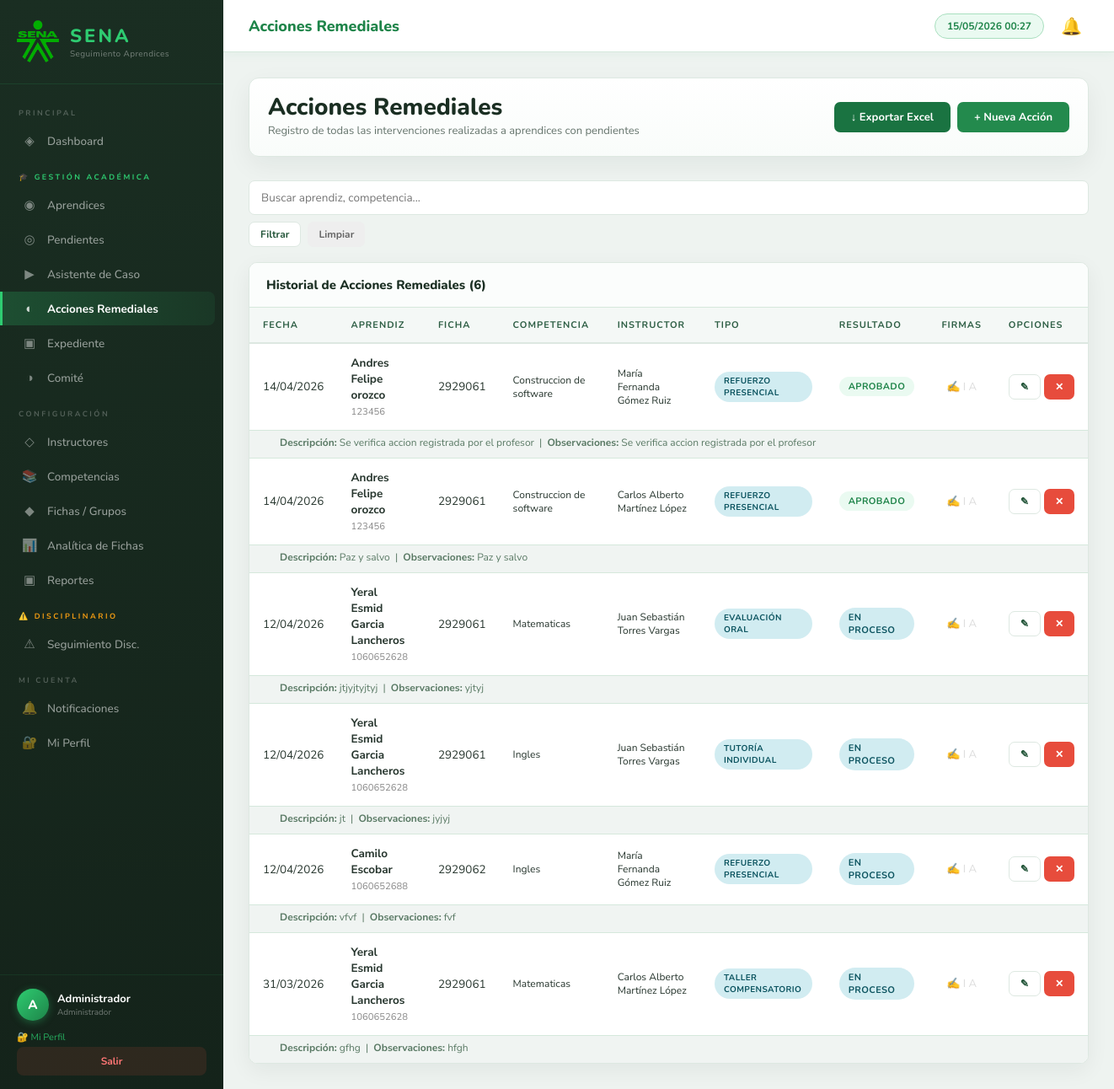
/pages/acciones.php (signed in), run on the app's committed database.
### tables this page shows
CREATE TABLE `acciones_remediales` (
  `id` int(11) NOT NULL,
  `pendiente_id` int(11) NOT NULL,
  `instructor_id` int(11) NOT NULL COMMENT 'Instructor que realizó la acción',
  `fecha_accion` date NOT NULL,
  `tipo_accion` enum('Refuerzo presencial','Tutoría individual','Taller compensatorio','Trabajo práctico','Evaluación oral','Otro') NOT NULL,
  `descripcion` text NOT NULL,
  `resultado` enum('Aprobado','No aprobado','En proceso') DEFAULT 'En proceso',
  `novedad_aprobacion` tinyint(1) DEFAULT 0 COMMENT 'Si el instructor registró novedad de aprobación',
  `observaciones` text DEFAULT NULL,
  `created_at` timestamp NOT NULL DEFAULT current_timestamp(),
  `firma_instructor` mediumtext DEFAULT NULL,
  `firma_aprendiz` mediumtext DEFAULT NULL
);

CREATE TABLE `aprendices` (
  `id` int(11) NOT NULL,
  `nombres` varchar(100) NOT NULL,
  `apellidos` varchar(100) NOT NULL,
  `documento` varchar(20) NOT NULL,
  `tipo_documento` enum('CC','TI','CE','Pasaporte') DEFAULT 'CC',
  `email` varchar(120) DEFAULT NULL,
  `telefono` varchar(20) DEFAULT NULL,
  `ficha_id` int(11) NOT NULL,
  `estado` enum('Activo','Retiro Voluntario','Cancelado','Aplazado','Egresado') DEFAULT 'Activo',
  `created_at` timestamp NOT NULL DEFAULT current_timestamp()
);

CREATE TABLE `fichas` (
  `id` int(11) NOT NULL,
  `numero_ficha` varchar(20) NOT NULL,
  `programa_id` int(11) NOT NULL,
  `gestor_id` int(11) DEFAULT NULL,
  `fecha_inicio` date NOT NULL,
  `fecha_fin_lectiva` date DEFAULT NULL,
  `jornada` enum('Diurna','Nocturna','Madrugada','Mixta') DEFAULT 'Diurna',
  `activa` tinyint(1) DEFAULT 1,
  `created_at` timestamp NOT NULL DEFAULT current_timestamp()
);

CREATE TABLE `competencias` (
  `id` int(11) NOT NULL,
  `nombre` varchar(250) NOT NULL,
  `codigo` varchar(30) DEFAULT NULL,
  `programa_id` int(11) NOT NULL,
  `trimestre` tinyint(4) NOT NULL COMMENT 'Trimestre en que normalmente se dicta',
  `horas` int(11) DEFAULT 0,
  `activa` tinyint(1) DEFAULT 1
);

### includes/auth.php (called while the page is built, shortened)
<?php
function getCurrentUser(): array {
    return $_SESSION['user'] ?? [];
}
function hasRole(array $roles): bool {
    return in_array($_SESSION['user']['rol'] ?? '', $roles);
}
function sanitize(string $val): string {
    return htmlspecialchars(trim($val), ENT_QUOTES, 'UTF-8');
}

### pages/acciones.php (the view, shortened to what this page needs)
<?php
require_once __DIR__ . '/../includes/auth.php';
$pageTitle = 'Acciones Remediales';
$db  = getDB();
$ff  = filtroFichas($db, 'a');
$whereC = !empty($ff['params']) ? '(' . $ff['sql'] . ')' : '1=1';
$params = $ff['params'];
$search = trim($_GET['q'] ?? '');
$page  = max(1,(int)($_GET['p']??1));
$limit = 20; $offset = ($page-1)*$limit;
$cnt = $db->prepare("SELECT COUNT(*) FROM acciones_remediales ar JOIN pendientes_aprendices pa ON pa.id=ar.pendiente_id JOIN aprendices a ON a.id=pa.aprendiz_id JOIN competencias c ON c.id=pa.competencia_id WHERE $whereC");
$cnt->execute($params); $total = $cnt->fetchColumn(); $pages = ceil($total/$limit);
$stmt = $db->prepare("
    SELECT ar.*, CONCAT(a.nombres,' ',a.apellidos) AS aprendiz_nombre, a.documento,
           c.nombre AS competencia_nombre, f.numero_ficha,
           CONCAT(i.nombres,' ',i.apellidos) AS instructor_nombre
    FROM acciones_remediales ar
    JOIN pendientes_aprendices pa ON pa.id=ar.pendiente_id
    JOIN aprendices a ON a.id=pa.aprendiz_id
    JOIN fichas f ON f.id=a.ficha_id
    JOIN competencias c ON c.id=pa.competencia_id
    JOIN instructores i ON i.id=ar.instructor_id
    WHERE $whereC ORDER BY ar.fecha_accion DESC, ar.created_at DESC
    LIMIT $limit OFFSET $offset
");
$stmt->execute($params);
$acciones = $stmt->fetchAll();
require_once __DIR__ . '/../includes/header.php';
?>
<div class="page-header">
    <div>
        <div class="page-title">Acciones Remediales</div>
        <div class="page-subtitle">Registro de todas las intervenciones realizadas a aprendices con pendientes</div>
    </div>
    <div style="display:flex;gap:8px;flex-wrap:wrap">
        <a href="<?= BASE_URL ?>/ajax/exportar_excel.php?tipo=acciones" class="btn btn-excel">↓ Exportar Excel</a>
        <button class="btn btn-primary" onclick="openModal('modalAccion')">+ Nueva Acción</button>
    </div>
</div>
<div style="margin-bottom:18px">
    <form method="GET" style="display:flex;gap:8px;flex-wrap:wrap">
        <input type="text" name="q" class="search-input" placeholder="Buscar aprendiz, competencia..." value="<?= sanitize($search) ?>">
        <button type="submit" class="btn btn-secondary btn-sm">Filtrar</button>
        <a href="acciones.php" class="btn btn-sm" style="background:#eee;color:#666">Limpiar</a>
    </form>
</div>
<div class="table-card">
    <div class="table-card-header">
        <div class="table-card-title">Historial de Acciones Remediales (<?= $total ?>)</div>
    </div>
    <div class="table-wrapper">
        <table>
            <thead><tr><th>Fecha</th><th>Aprendiz</th><th>Ficha</th><th>Competencia</th><th>Instructor</th><th>Tipo</th><th>Resultado</th><th>Firmas</th><th>Opciones</th></tr></thead>
            <tbody>
            <?php if (empty($acciones)): ?>
                <tr><td colspan="9"><div class="empty-state"><div class="icon">◐</div><p>No hay acciones remediales registradas.</p></div></td></tr>
            <?php else: foreach ($acciones as $ac):
                $resCls = match($ac['resultado']) { 'Aprobado'=>'badge-superado','No aprobado'=>'badge-pendiente',default=>'badge-proceso' }; ?>
                <tr>
                    <td><?= date('d/m/Y', strtotime($ac['fecha_accion'])) ?></td>
                    <td><strong><?= sanitize($ac['aprendiz_nombre']) ?></strong><br><small style="color:#888"><?= sanitize($ac['documento']) ?></small></td>
                    <td><?= sanitize($ac['numero_ficha']) ?></td>
                    <td style="font-size:12px"><?= sanitize($ac['competencia_nombre']) ?></td>
                    <td style="font-size:12px"><?= sanitize($ac['instructor_nombre']) ?></td>
                    <td><span class="badge badge-proceso" style="font-size:10px"><?= sanitize($ac['tipo_accion']) ?></span></td>
                    <td><span class="badge <?= $resCls ?>"><?= sanitize($ac['resultado']) ?></span></td>
                    <td style="text-align:center;font-size:13px">
                        <?= ($ac['firma_instructor'] ?? '') ? '<span style="color:var(--verde)" title="Instructor firmó">✍ I</span>' : '<span style="color:#ddd">✍ I</span>' ?>
                        <?= ($ac['firma_aprendiz']   ?? '') ? '<span style="color:var(--verde)" title="Aprendiz firmó"> A</span>' : '<span style="color:#ddd"> A</span>' ?>
                    </td>
                    <td>
                        <div style="display:flex;gap:4px">
                            <button onclick='editAccion(<?= json_encode($ac, JSON_HEX_TAG|JSON_HEX_APOS|JSON_HEX_QUOT) ?>)' class="btn btn-sm btn-secondary">✎</button>
                            <button onclick='confirmDelete("acciones.php?action=delete&id=<?=$ac['id']?>","esta acción remedial")' class="btn btn-sm btn-danger">✕</button>
                        </div>
                    </td>
                </tr>
                <?php if ($ac['descripcion']): ?>
                <tr style="background:var(--gris-bg)">
                    <td colspan="9" style="padding:6px 16px 10px 36px;font-size:12px;color:var(--gris-text)">
                        <strong>Descripción:</strong> <?= sanitize($ac['descripcion']) ?>
                        <?php if ($ac['observaciones']): ?> &nbsp;|&nbsp; <strong>Observaciones:</strong> <?= sanitize($ac['observaciones']) ?><?php endif; ?>
                    </td>
                </tr>
                <?php endif; ?>
            <?php endforeach; endif; ?>
            </tbody>
        </table>
    </div>
</div>
<?php require_once __DIR__ . '/../includes/footer.php'; ?>

### includes/header.php (shortened to what this page needs)
<?php
require_once __DIR__ . '/notificaciones.php';
$user = getCurrentUser();
$currentPage = basename($_SERVER['PHP_SELF'], '.php');
?>
<!DOCTYPE html>
<html lang="es">
<head>
    <link rel="stylesheet" href="<?= BASE_URL ?>/assets/css/main.css">
</head>
<body>
<aside class="sidebar" id="sidebar">
    <div class="sidebar-logo">
        <div class="sena-icon">
            <img class="img" src="<?= BASE_URL ?>/image/logoSena.png" alt="">
        </div>
        <div class="sena-text">
            <span class="sena-name">SENA</span>
            <span class="sena-sub">Seguimiento Aprendices</span>
        </div>
    </div>
    <nav class="sidebar-nav">
        <div class="nav-section-title">Principal</div>
        <a href="<?= BASE_URL ?>/pages/dashboard.php" class="nav-item <?= $currentPage === 'dashboard' ? 'active' : '' ?>">
            <span class="nav-icon">◈</span>
            <span>Dashboard</span>
        </a>
        <div class="nav-section-title academico">🎓 Gestión Académica</div>
        <a href="<?= BASE_URL ?>/pages/aprendices.php" class="nav-item <?= $currentPage === 'aprendices' ? 'active' : '' ?>">
            <span class="nav-icon">◉</span>
            <span>Aprendices</span>
        </a>
        <a href="<?= BASE_URL ?>/pages/pendientes.php" class="nav-item <?= $currentPage === 'pendientes' ? 'active' : '' ?>">
            <span class="nav-icon">◎</span>
            <span>Pendientes</span>
        </a>
        <a href="<?= BASE_URL ?>/pages/asistente_caso.php" class="nav-item <?= $currentPage === 'asistente_caso' ? 'active' : '' ?>">
            <span class="nav-icon">▶</span>
            <span>Asistente de Caso</span>
        </a>
        <a href="<?= BASE_URL ?>/pages/acciones.php" class="nav-item <?= $currentPage === 'acciones' ? 'active' : '' ?>">
            <span class="nav-icon">◐</span>
            <span>Acciones Remediales</span>
        </a>
        <a href="<?= BASE_URL ?>/pages/expediente.php" class="nav-item <?= $currentPage === 'expediente' ? 'active' : '' ?>">
            <span class="nav-icon">▣</span>
            <span>Expediente</span>
        </a>
        <a href="<?= BASE_URL ?>/pages/comite.php" class="nav-item <?= $currentPage === 'comite' ? 'active' : '' ?>">
            <span class="nav-icon">◑</span>
            <span>Comité</span>
        </a>
        <div class="nav-section-title">Configuración</div>
        <a href="<?= BASE_URL ?>/pages/instructores.php" class="nav-item <?= $currentPage === 'instructores' ? 'active' : '' ?>">
            <span class="nav-icon">◇</span>
            <span>Instructores</span>
        </a>
        <a href="<?= BASE_URL ?>/pages/competencias.php" class="nav-item <?= $currentPage === 'competencias' ? 'active' : '' ?>">
            <span class="nav-icon">📚</span>
            <span>Competencias</span>
        </a>
        <a href="<?= BASE_URL ?>/pages/fichas.php" class="nav-item <?= $currentPage === 'fichas' ? 'active' : '' ?>">
            <span class="nav-icon">◆</span>
            <span>Fichas / Grupos</span>
        </a>
        <a href="<?= BASE_URL ?>/pages/codigos_barras.php" class="nav-item <?= $currentPage === 'codigos_barras' ? 'active' : '' ?>">
            <span class="nav-icon">📊</span>
            <span>Analítica de Fichas</span>
        </a>
        <?php if (hasRole(['Administrador','Coordinador'])): ?>
        <a href="<?= BASE_URL ?>/pages/reportes.php" class="nav-item <?= $currentPage === 'reportes' ? 'active' : '' ?>">
            <span class="nav-icon">▣</span>
            <span>Reportes</span>
        </a>
        <?php endif; ?>
        <div class="nav-section-title disciplinario">⚠️ Disciplinario</div>
        <a href="<?= BASE_URL ?>/pages/disciplinario.php" class="nav-item <?= $currentPage === 'disciplinario' ? 'active' : '' ?>">
            <span class="nav-icon">⚠</span>
            <span>Seguimiento Disc.</span>
        </a>
        <div class="nav-section-title">Mi Cuenta</div>
        <a href="<?= BASE_URL ?>/pages/notificaciones.php" class="nav-item <?= $currentPage === 'notificaciones' ? 'active' : '' ?>">
            <span class="nav-icon">🔔</span>
            <span>Notificaciones</span>
        </a>
        <a href="<?= BASE_URL ?>/pages/perfil.php" class="nav-item <?= $currentPage === 'perfil' ? 'active' : '' ?>">
            <span class="nav-icon">🔐</span>
            <span>Mi Perfil</span>
        </a>
    </nav>
    <div class="sidebar-footer">
        <div class="user-info">
            <div class="user-avatar"><?= strtoupper(substr($user['nombres'] ?? 'U', 0, 1)) ?></div>
            <div>
                <div class="user-name"><?= sanitize($user['nombres'] ?? '') ?></div>
                <div class="user-role"><?= sanitize($user['rol'] ?? '') ?></div>
            </div>
        </div>
        <a href="<?= BASE_URL ?>/pages/perfil.php" style="font-size:11px;color:var(--verde);text-decoration:none;display:block;margin-bottom:4px">🔐 Mi Perfil</a>
        <a href="<?= BASE_URL ?>/logout.php" class="logout-btn">Salir</a>
    </div>
</aside>
<main class="main-content">
    <div class="topbar">
        <div class="topbar-title"><?= $pageTitle ?? APP_NAME ?></div>
        <div class="topbar-right">
            <span class="badge-fecha"><?= date('d/m/Y H:i') ?></span>
            <div style="position:relative">
                <button id="btnCampanita" onclick="toggleCampanita()"
                    style="position:relative;background:none;border:none;cursor:pointer;font-size:20px;padding:4px 8px;color:var(--verde-dark);line-height:1">
                    🔔
                </button>
            </div>
        </div>
    </div>
    <div class="content-area">

### includes/footer.php (shortened to what this page needs)
    </div>
</main>
</body>
</html>

### data on the page
acciones_remediales: fecha_accion "14/04/2026", aprendiz_nombre "Andres Felipe orozco", aprendices.documento "123456", fichas.numero_ficha "2929061", competencias.nombre "Construccion de software", instructor_nombre "María Fernanda Gómez Ruiz", tipo_accion "REFUERZO PRESENCIAL", resultado "APROBADO", shows "✍ I", descripcion "Se verifica accion registrada por el profesor", observaciones "Se verifica accion registrada por el profesor"
acciones_remediales: fecha_accion "14/04/2026", aprendiz_nombre "Andres Felipe orozco", aprendices.documento "123456", fichas.numero_ficha "2929061", competencias.nombre "Construccion de software", instructor_nombre "Carlos Alberto Martínez López", tipo_accion "REFUERZO PRESENCIAL", resultado "APROBADO", shows "✍ I", descripcion "Paz y salvo", observaciones "Paz y salvo"
acciones_remediales: fecha_accion "12/04/2026", aprendiz_nombre "Yeral Esmid Garcia Lancheros", aprendices.documento "1060652628", fichas.numero_ficha "2929061", competencias.nombre "Matematicas", instructor_nombre "Juan Sebastián Torres Vargas", tipo_accion "EVALUACIÓN ORAL", resultado "EN PROCESO", shows "✍ I", descripcion "jtjyjtyjtyj", observaciones "yjtyj"
acciones_remediales: fecha_accion "12/04/2026", aprendiz_nombre "Yeral Esmid Garcia Lancheros", aprendices.documento "1060652628", fichas.numero_ficha "2929061", competencias.nombre "Ingles", instructor_nombre "Juan Sebastián Torres Vargas", tipo_accion "TUTORÍA INDIVIDUAL", resultado "EN PROCESO", shows "✍ I", descripcion "jt", observaciones "jyjyj"
acciones_remediales: fecha_accion "12/04/2026", aprendiz_nombre "Camilo Escobar", aprendices.documento "1060652688", fichas.numero_ficha "2929062", competencias.nombre "Ingles", instructor_nombre "María Fernanda Gómez Ruiz", tipo_accion "REFUERZO PRESENCIAL", resultado "EN PROCESO", shows "✍ I", descripcion "vfvf", observaciones "fvf"
acciones_remediales: fecha_accion "31/03/2026", aprendiz_nombre "Yeral Esmid Garcia Lancheros", aprendices.documento "1060652628", fichas.numero_ficha "2929061", competencias.nombre "Matematicas", instructor_nombre "Carlos Alberto Martínez López", tipo_accion "TALLER COMPENSATORIO", resultado "EN PROCESO", shows "✍ I", descripcion "gfhg", observaciones "hfgh"

### other printed values
substr($user['nombres'] ?? 'U', 0, 1) "A"
$user['nombres'] "Administrador"
$user['rol'] "Administrador"
$pageTitle "Acciones Remediales"
$total "6"
